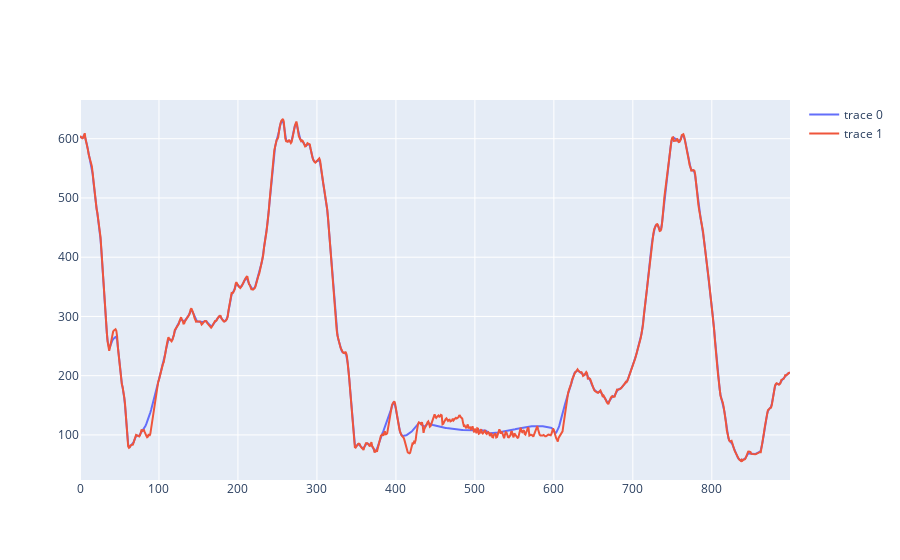

Notebook code for this chart:
### Code cell
import plotly.graph_objects as go

fig = go.Figure()

fig.add_trace(go.Scatter(x=df.index, y=df[scorer]['nose']['x']))
fig.add_trace(go.Scatter(x=df_raw.index, y=df_raw[scorer]['nose']['x']))

### Figure 1 — Plotly figure (JSON) as saved in the notebook; plotly's stock layout.template omitted (floating-point values rounded to 4 significant figures; data arrays with more than 128 entries replaced by an {"elided": "..."} marker saying what was removed)
{"data": [{"type": "scatter", "x": {"elided": "900 int values"}, "y": {"elided": "900 float values"}}, {"type": "scatter", "x": {"elided": "900 int values"}, "y": {"elided": "900 float values"}}], "layout": {}}
